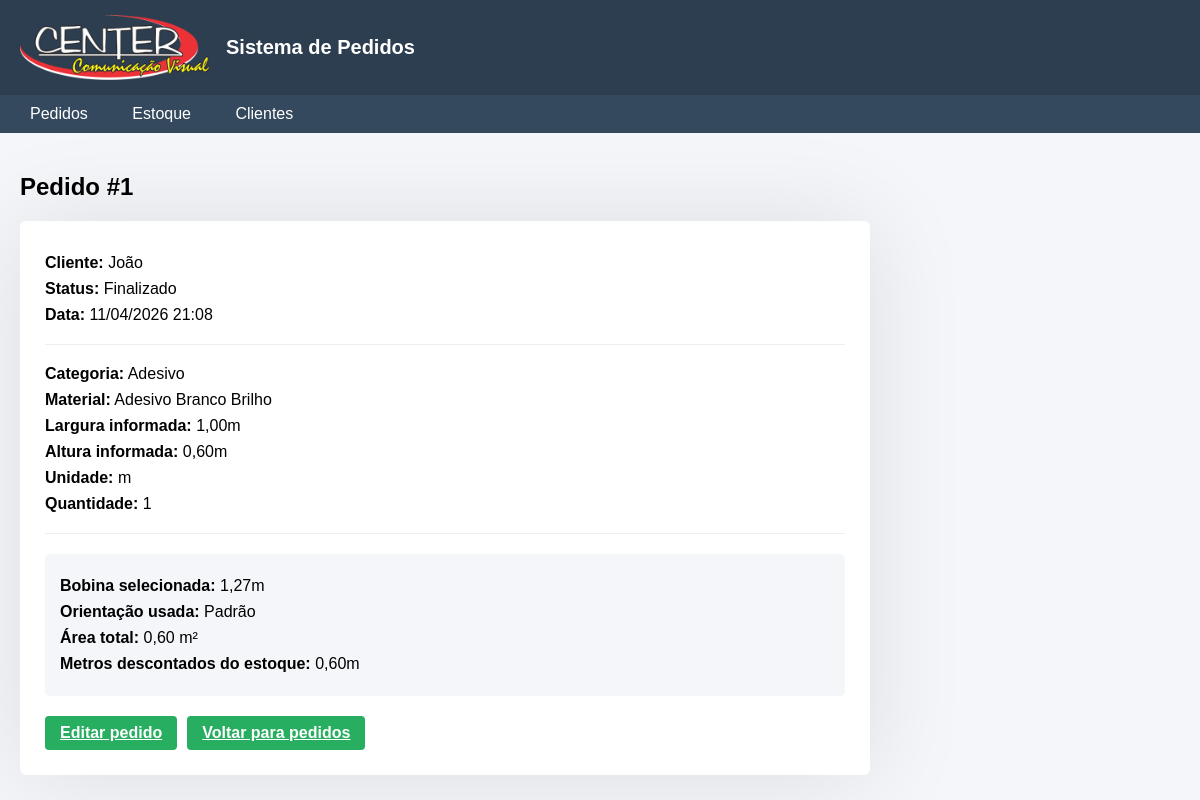
The page /pedidos/1 on the database its author committed.
### models/pedido.py (models this page shows, shortened)
class Pedido(db.Model):
    __tablename__ = "pedido"
    id = db.Column(db.Integer, primary_key=True)
    cliente_nome = db.Column(db.String(120), nullable=False)
    categoria = db.Column(db.String(50), nullable=False)
    material_nome = db.Column(db.String(120), nullable=False)
    largura_pedido_m = db.Column(db.Float, nullable=False)
    altura_pedido_m = db.Column(db.Float, nullable=False)
    quantidade = db.Column(db.Integer, nullable=False)
    unidade_medida = db.Column(db.String(10), nullable=False)
    largura_bobina_usada_m = db.Column(db.Float, nullable=False)
    orientacao = db.Column(db.String(30), nullable=False)
    metros_consumidos = db.Column(db.Float, nullable=False)
    area_total_m2 = db.Column(db.Float, nullable=False)
    status = db.Column(db.String(30), nullable=False, default="Pagamento pendente")
    criado_em = db.Column(db.DateTime, nullable=False, default=datetime.utcnow)

### controllers/pedido_controller.py (the view)
@pedido_bp.route("/pedidos/<int:id>")
def detalhe_pedido(id):
    pedido = Pedido.query.get_or_404(id)
    return render_template(
        "pedidos/detalhe.html",
        pedido=pedido,
        area_total=formatar_area(pedido.area_total_m2),
        metros_consumidos=formatar_metros(pedido.metros_consumidos),
        largura_bobina_usada=formatar_metros(pedido.largura_bobina_usada_m),
        largura_pedido=formatar_metros(pedido.largura_pedido_m),
        altura_pedido=formatar_metros(pedido.altura_pedido_m),
        criado_em=pedido.criado_em.strftime("%d/%m/%Y %H:%M"),
    )

### services/pedido_service.py (called while the page is built)
def formatar_metros(valor):
    return f"{valor:.2f}".replace(".", ",") + "m"

def formatar_area(valor):
    return f"{valor:.2f}".replace(".", ",") + " m²"

### templates/pedidos/detalhe.html
{% extends "base.html" %}
{% block content %}
<link rel="stylesheet" href="{{ url_for('static', filename='css/detalhe.css') }}">
<h2>Pedido #{{ pedido.id }}</h2>
<div class="card">
<p><strong>Cliente:</strong> {{ pedido.cliente_nome }}</p>
<p><strong>Status:</strong> {{ pedido.status }}</p>
<p><strong>Data:</strong> {{ criado_em }}</p>
<hr>
<p><strong>Categoria:</strong> {{ pedido.categoria }}</p>
<p><strong>Material:</strong> {{ pedido.material_nome }}</p>
<p><strong>Largura informada:</strong> {{ largura_pedido }}</p>
<p><strong>Altura informada:</strong> {{ altura_pedido }}</p>
<p><strong>Unidade:</strong> {{ pedido.unidade_medida }}</p>
<p><strong>Quantidade:</strong> {{ pedido.quantidade }}</p>
<hr>
<div class="total-box">
<p><strong>Bobina selecionada:</strong> {{ largura_bobina_usada }}</p>
<p><strong>Orientação usada:</strong> {{ pedido.orientacao | replace("Padrao", "Padrão") }}</p>
<p><strong>Área total:</strong> {{ area_total }}</p>
<p><strong>Metros descontados do estoque:</strong> {{ metros_consumidos }}</p>
</div>
<div class="acoes">
<a href="/pedidos/{{ pedido.id }}/editar" class="btn">Editar pedido</a>
<a href="/pedidos" class="btn">Voltar para pedidos</a>
</div>
</div>
{% endblock %}

### static/css/lista.css (style rules this page uses)
body { font-family: Arial; margin:0; background:#f4f6f9; }
.btn { background:#27ae60; color:white; border:none; padding:8px 15px; cursor:pointer; border-radius:4px; font-weight:bold; }
h2 { margin-bottom:20px; }

### static/css/detalhe.css (style rules this page uses)
.card { background:white; padding:25px; border-radius:6px; max-width:800px; box-shadow:0 2px 100px rgba(0,0,0,0.1); }
.card p { margin:8px 0; }
.card hr { margin:20px 0; border:none; border-top:1px solid #eee; }
.total-box { background:#f4f6f9; padding:15px; border-radius:5px; margin-top:10px; }
.total-box p { margin:8px 0; }
.acoes { margin-top:20px; display:flex; gap:10px; }

### rows shown on the page
Pedido: id "1", cliente_nome "João", status "Finalizado", categoria "Adesivo", material_nome "Adesivo Branco Brilho", unidade_medida "m", quantidade "1", orientacao "Padrão"

### other values the page prints
{{ criado_em }} "11/04/2026 21:08"
{{ largura_pedido }} "1,00m"
{{ altura_pedido }} "0,60m"
{{ largura_bobina_usada }} "1,27m"
{{ area_total }} "0,60 m²"
{{ metros_consumidos }} "0,60m"
